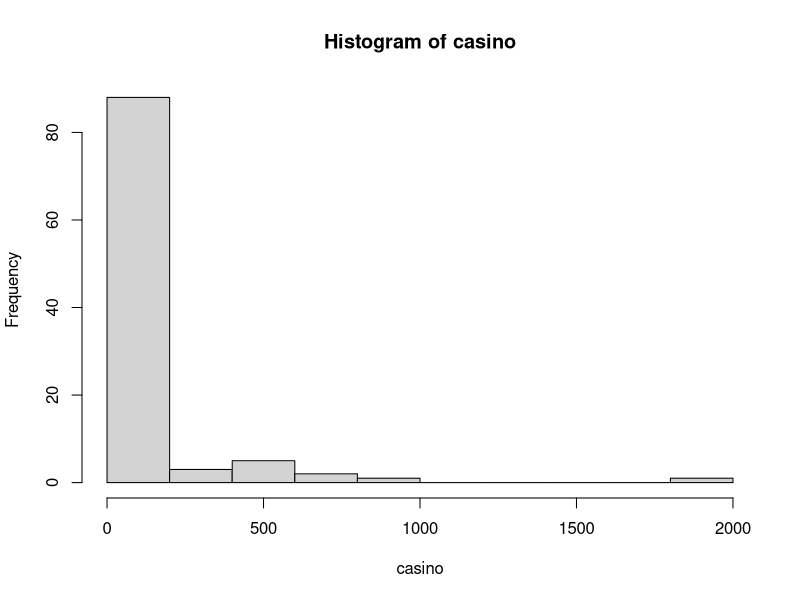
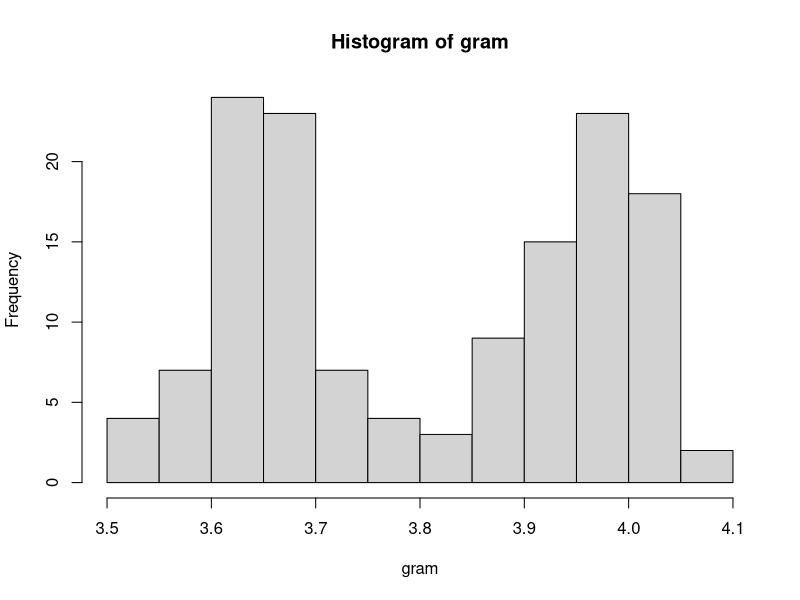

Source code (R) for these figures, in order:
## ---- chunk 1
knitr::opts_chunk$set(echo = TRUE)
library(tidyverse)
## ---- chunk 2
casino <- c(23, 127, 877, 65, 101, 45, 61, 95, 21, 43, 53, 49, 89, 9, 75, 
            93, 71, 39, 25, 91, 15, 131, 63, 63, 41, 7, 37, 13, 19, 413, 
            63, 43, 35, 23, 135, 703, 83, 7, 17, 65, 
            49, 177, 61, 21, 9, 27, 507, 7, 5, 87, 13, 213, 85, 83, 75, 95, 
            247, 1815, 7, 13, 71, 67, 19, 615, 11, 15, 7, 131, 47, 25, 25, 5,
            471, 11, 5, 13, 75, 19, 307, 33, 57, 65, 9, 57, 35, 19, 9, 33, 11, 
            51, 27, 9, 19, 63, 109, 515, 443, 11, 63, 9)

sort(casino)
range(casino)
length(casino)
## ---- chunk 3
(1815-5)/10 #not a suitable jump
## ---- chunk 4
hist(casino, breaks = 10) #also looks bad
## ---- chunk 5
xbar <- sum(casino)/100
xbar
mean(casino)

## ---- chunk 6
fi <- c(8, 10, 6, 6, 4, 16, 19, 12, 10, 9)
ui <- c(6, 10, 14, 18, 22, 36, 60, 84, 240, 1152)
n <- 100
ubar <- 112.1

Ssquared <- (1/(n-1))*sum(fi * (ui - ubar)^2)
sd <- sqrt(Ssquared)
sd
sd(casino) # wrong answer, not sure what I did wrong
## ---- chunk 7
gram <- c(3.968, 3.534, 4.032, 3.912, 3.572, 4.014, 3.682, 3.608,
          3.669, 3.705, 4.023, 3.588, 3.945, 3.871, 3.744, 3.711,
          3.645, 3.977, 3.888, 3.948, 3.551, 3.796, 3.657, 3.667,
          3.799, 4.010, 3.704, 3.642, 3.681, 3.554, 4.025, 4.079,
          3.621, 3.575, 3.714, 4.017, 4.082, 3.660, 3.692, 3.905,
          3.977, 3.961, 3.948, 3.994, 3.958, 3.860, 3.965, 3.592,
          3.681, 3.861, 3.662, 3.995, 4.010, 3.999, 3.993, 4.004,
          3.700, 4.008, 3.627, 3.970, 3.647, 3.847, 3.628, 3.646,
          3.674, 3.601, 4.029, 3.603, 3.619, 4.009, 4.015, 3.615,
          3.672, 3.898, 3.959, 3.607, 3.707, 3.978, 3.656, 4.027,
          3.645, 3.643, 3.898, 3.635, 3.865, 3.631, 3.929, 3.635, 
          3.511, 3.539, 3.830, 3.925, 3.971, 3.646, 3.669, 3.931,
          4.028, 3.665, 3.681, 3.984, 3.664, 3.893, 3.606, 3.699,
          3.997, 3.936, 3.976, 3.627, 3.536, 3.695, 3.981, 3.587,
          3.680, 3.888, 3.921, 3.953, 3.847, 3.645, 4.042, 3.692,
          3.910, 3.672, 3.957, 3.961, 3.950, 3.904, 3.928, 3.984,
          3.721, 3.927, 3.621, 4.038, 4.047, 3.627, 3.774, 3.983,
          3.658, 4.034, 3.778)
 sort(gram)
range(gram)
length(gram)
## ---- chunk 8
(4.082 - 3.511)/12#range/class

(3.643 - 3.642)/2 # smallest gap
## ---- chunk 9
hist(gram, breaks = 12)
